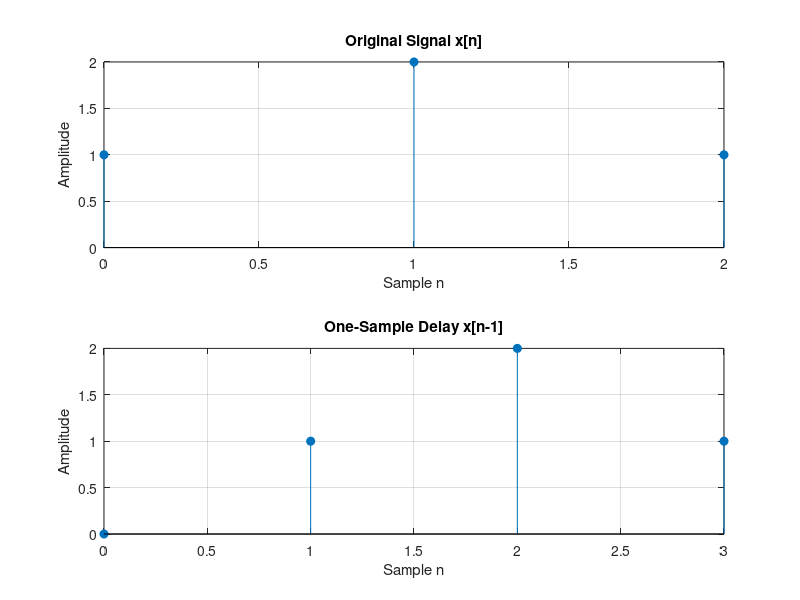
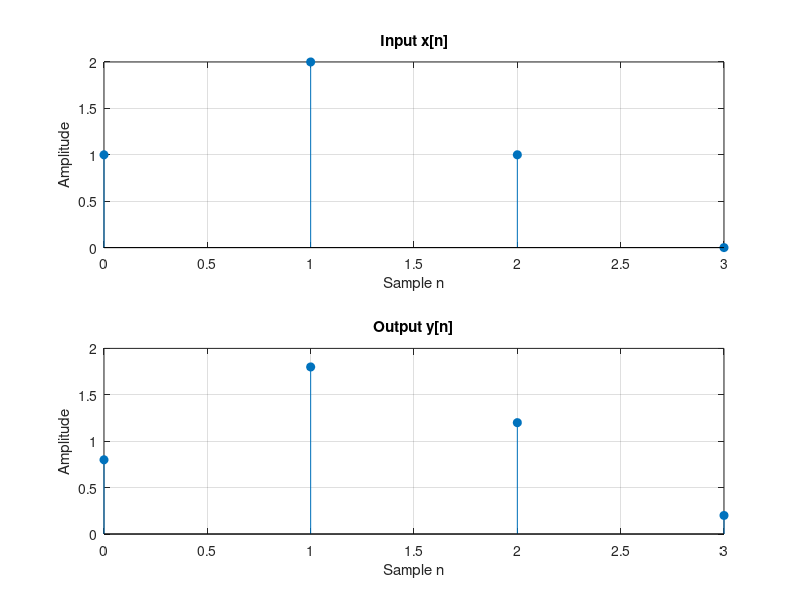

These charts were generated, in order, by the following MATLAB code:
clear; clc; close all;

x = [1 2 1];
n = 0:length(x)-1;

% Delay the signal by one sample
xDelayed = [0 x];
nDelayed = 0:length(xDelayed)-1;

figure;

subplot(2,1,1);
stem(n, x, 'filled');
title('Original Signal x[n]');
xlabel('Sample n');
ylabel('Amplitude');
grid on;

subplot(2,1,2);
stem(nDelayed, xDelayed, 'filled');
title('One-Sample Delay x[n-1]');
xlabel('Sample n');
ylabel('Amplitude');
grid on;

% Part 2

% Coefficients of H(z) = 0.5 + 0.5*z^(-1)
b = [0.8 0.2];
a = 1;

% Add one zero to show the final output sample
xInput = [x 0];
y = filter(b, a, xInput);
nOutput = 0:length(y)-1;

figure;
subplot(2,1,1);
stem(nOutput, xInput, 'filled');
title('Input x[n]');
xlabel('Sample n');
ylabel('Amplitude');
grid on;

subplot(2,1,2);
stem(nOutput, y, 'filled');
title('Output y[n]');
xlabel('Sample n');
ylabel('Amplitude');
grid on;

disp('Output samples:');
disp(y);
